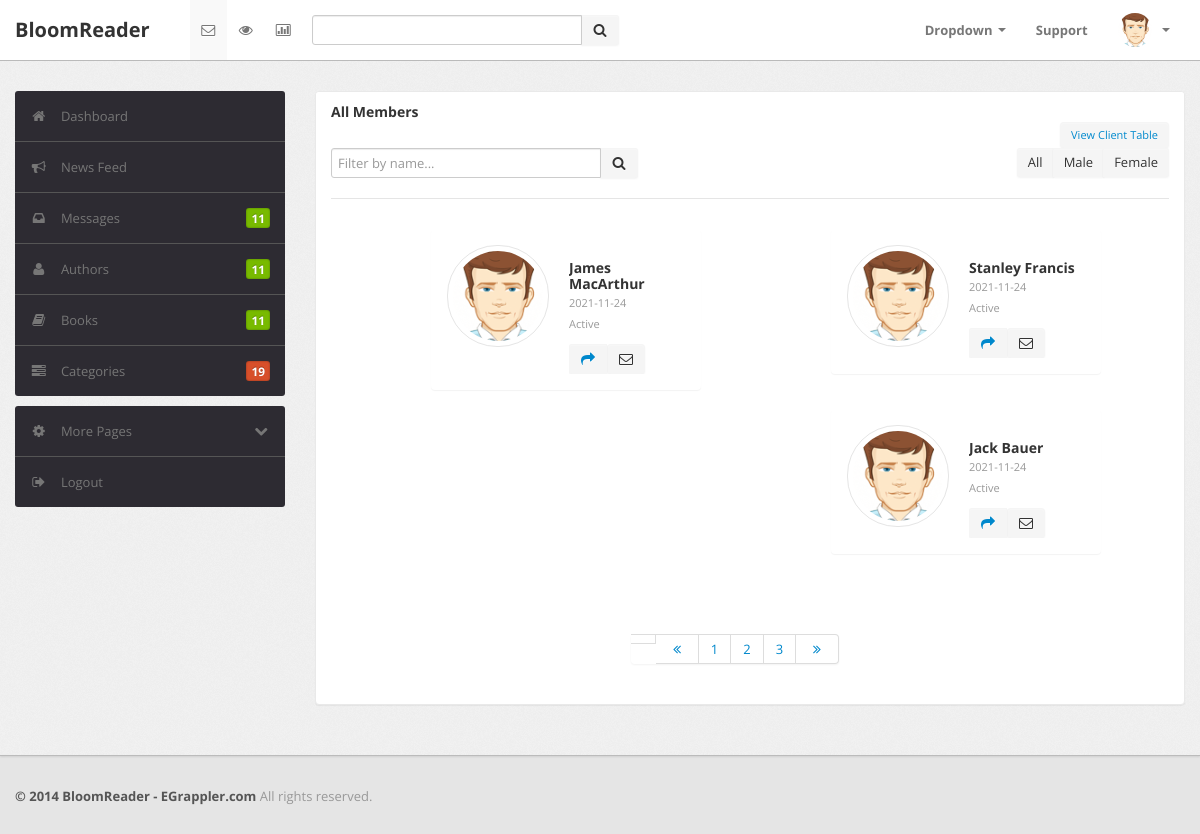
/admin/other-user-listing.php (signed in), run on the app's committed database.
### tables this page shows
CREATE TABLE IF NOT EXISTS `clients` (
  `ID` int NOT NULL AUTO_INCREMENT,
  `FNAME` text NOT NULL,
  `LNAME` text NOT NULL,
  `EMAIL` varchar(50) NOT NULL,
  `PNUMBER` varchar(16) NOT NULL,
  `PASSWORD` varchar(2400) NOT NULL,
  `RegDATE` date NOT NULL,
  `STATUS` int NOT NULL DEFAULT '1',
  PRIMARY KEY (`ID`)
);

### admin/other-user-listing.php (the view, shortened to what this page needs)
<?php
include ("connect.php");
?>
<!DOCTYPE html>
<html lang="en">
<head>
    <link type="text/css" href="bootstrap/css/bootstrap.min.css" rel="stylesheet">
    <link type="text/css" href="bootstrap/css/bootstrap-responsive.min.css" rel="stylesheet">
    <link type="text/css" href="css/theme.css" rel="stylesheet">
    <link type="text/css" href="images/icons/css/font-awesome.css" rel="stylesheet">
</head>
<body>
    <div class="navbar navbar-fixed-top">
        <?php include ("admin-navbar.php");?>
    </div>
    <div class="wrapper">
        <div class="container">
            <div class="row">
                <div class="span3">
                    <div class="sidebar">
                            <?php include ("admin-sidebar.php");?>
                        </div>
                </div>
                <div class="span9">
                    <div class="content">
                        <div class="module">
                            <div class="module-head">
                                <h3>All Members</h3>
                                <button class="btn btn-small pull-right"><a href="clients_table.php">View Client Table</button>
                            </div>
                            <div class="module-option clearfix">
                                <form>
                                <div class="input-append pull-left">
                                    <input type="text" class="span3" placeholder="Filter by name...">
                                    <button type="submit" class="btn">
                                        <i class="icon-search"></i>
                                    </button>
                                </div>
                                </form>
                                <div class="btn-group pull-right" data-toggle="buttons-radio">
                                    <button type="button" class="btn">
                                        All</button>
                                    <button type="button" class="btn">
                                        Male</button>
                                    <button type="button" class="btn">
                                        Female</button>
                                </div>
                            </div>
                            <div class="module-body">
                                <div class="row">
                                        <?php
                                            $sql = "SELECT * from clients";
                                            $result = $conn->query($sql);
                                               while($row = mysqli_fetch_assoc($result)) {
                                                    $Cfname =$row['FNAME'];
                                                    $Clname =$row['LNAME'];
                                                    $Cstatus= $row['STATUS'];
                                                    $joined=$row['RegDATE'];
                                                    $cid =$row['ID'];
                                        ?>
                                    <div class="span3 offset1">
                                        <div class="media user module bg-light">
                                            <a class="media-avatar pull-left" href="client.php?cid=<?php echo $cid ?>">
                                                <img src="images/user.png">
                                            </a>
                                            <div class="media-body">
                                                <h3 class="media-title">
                                                    <?php echo $Cfname.' '.$Clname; ?>
                                                </h3>
                                                <p>
                                                    <small class="muted">
                                                    <?php
                                                    echo "$joined<br>";
                                                    if($Cstatus == 1){echo ("Active");}
                                                    ?>
                                                    </small></p>
                                                <div class="media-option btn-group shaded-icon">
                                                    <button class="btn btn-small">
                                                    <a href="client.php?cid=<?php echo $cid ?>"><i class="icon-share-alt"></i>
                                                    </button>
                                                    <button class="btn btn-small">
                                                        <i class="icon-envelope"></i>
                                                    </button>
                                                </div>
                                            </div>
                                        </div>
                                    </div>
                                    <?php } ?>
                                </div>
                                <br/><br>
                                <div class="row pagination pagination-centered">
                                    <ul>
                                        <li><a href="#"><i class="icon-double-angle-left"></i></a></li>
                                        <li><a href="#">1</a></li>
                                        <li><a href="#">2</a></li>
                                        <li><a href="#">3</a></li>
                                        <li><a href="#"><i class="icon-double-angle-right"></i></a></li>
                                    </ul>
                                </div>
                            </div>
                        </div>
                    </div>
                </div>
            </div>
        </div>
    </div>
    <div class="footer">
        <div class="container">
            <b class="copyright">&copy; 2014 BloomReader - EGrappler.com </b>All rights reserved.
        </div>
    </div>
</body>

### admin/admin-navbar.php (shortened to what this page needs)
<div class="navbar-inner">
            <div class="container">
                    <a class="brand" href="index.php">BloomReader </a>
                <div class="nav-collapse collapse navbar-inverse-collapse">
                    <ul class="nav nav-icons">
                        <li class="active"><a href="#">
                            <i class="icon-envelope"></i>
                        </a></li>
                        <li><a href="#">
                            <i class="icon-eye-open"></i>
                        </a></li>
                        <li><a href="#">
                            <i class="icon-bar-chart"></i>
                        </a></li>
                    </ul>
                    <form class="navbar-search pull-left input-append" action="#">
                        <input type="text" class="span3">
                        <button class="btn" type="button">
                            <i class="icon-search"></i>
                        </button>
                    </form>
                    <ul class="nav pull-right">
                        <li class="dropdown">
                            <a href="#" class="dropdown-toggle" data-toggle="dropdown">Dropdown <b class="caret"></b></a>
                        </li>
                        <li><a href="#">Support</a></li>
                        <li class="nav-user dropdown"><a href="#" class="dropdown-toggle" data-toggle="dropdown">
                            <img src="images/user.png" class="nav-avatar" />
                            <b class="caret"></b></a>
                        </li>
                    </ul>
                </div>
            </div>
        </div>

### admin/admin-sidebar.php (shortened to what this page needs)
<ul class="widget widget-menu unstyled">
	<li class="active">
		<a href="index.php">
			<i class="menu-icon icon-home"></i>
			Dashboard
		</a>
	</li>
	<li>
		<a href="activity.php">
			<i class="menu-icon icon-bullhorn"></i>
			News Feed
		</a>
	</li>
	<li>
		<a href="message.php">
			<i class="menu-icon icon-inbox"></i>
			Messages
			<b class="label green pull-right">11</b>
		</a>
	</li>
	<li>
		<a href="authors.php">
			<i class="menu-icon icon-user"></i>
			Authors
			<b class="label green pull-right">11</b>
		</a>
	</li>
	<li>
		<a href="books.php">
			<i class="menu-icon icon-book"></i>
			Books
			<b class="label green pull-right">11</b>
		</a>
	</li>
	<li>
		<a href="categories.php">
			<i class="menu-icon icon-tasks"></i>
			Categories
			<b class="label orange pull-right">19</b>
		</a>
	</li>
</ul>
<ul class="widget widget-menu unstyled">
	<li>
		<a class="collapsed" data-toggle="collapse" href="#togglePages">
			<i class="menu-icon icon-cog"></i>
			<i class="icon-chevron-down pull-right"></i><i class="icon-chevron-up pull-right"></i>
			More Pages
		</a>
	</li>
	<li>
		<a href="logout.php">
			<i class="menu-icon icon-signout"></i>
			Logout
		</a>
	</li>
</ul>

### data on the page
clients: FNAME "James", LNAME "MacArthur", RegDATE "2021-11-24", STATUS "Active"
clients: FNAME "Stanley", LNAME "Francis", RegDATE "2021-11-24", STATUS "Active"
clients: FNAME "Jack", LNAME "Bauer", RegDATE "2021-11-24", STATUS "Active"
